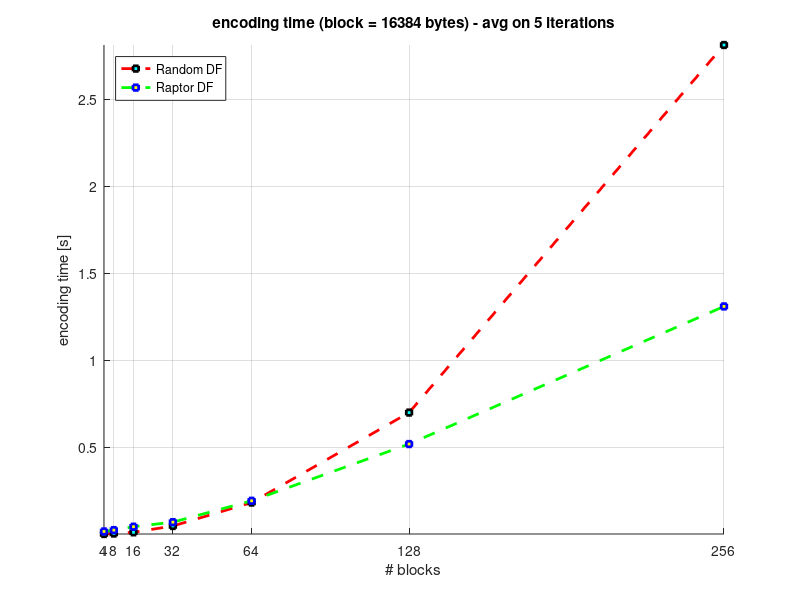
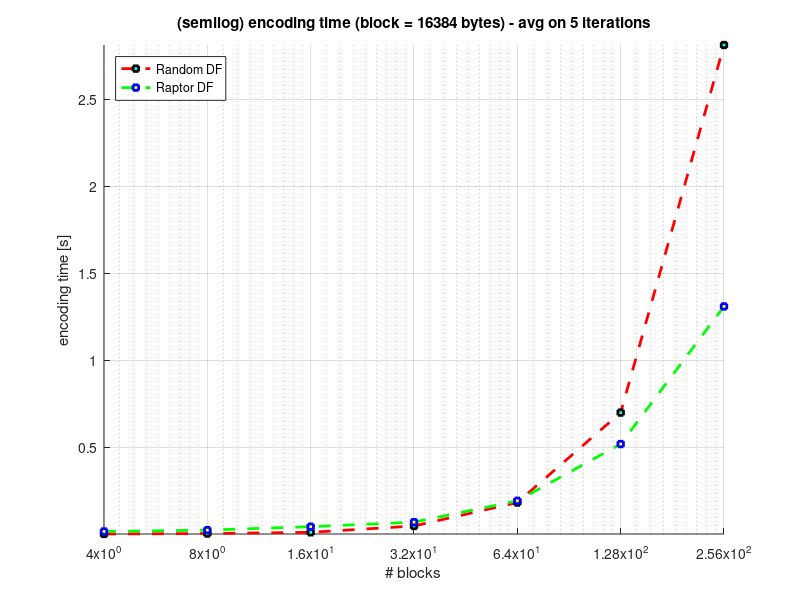
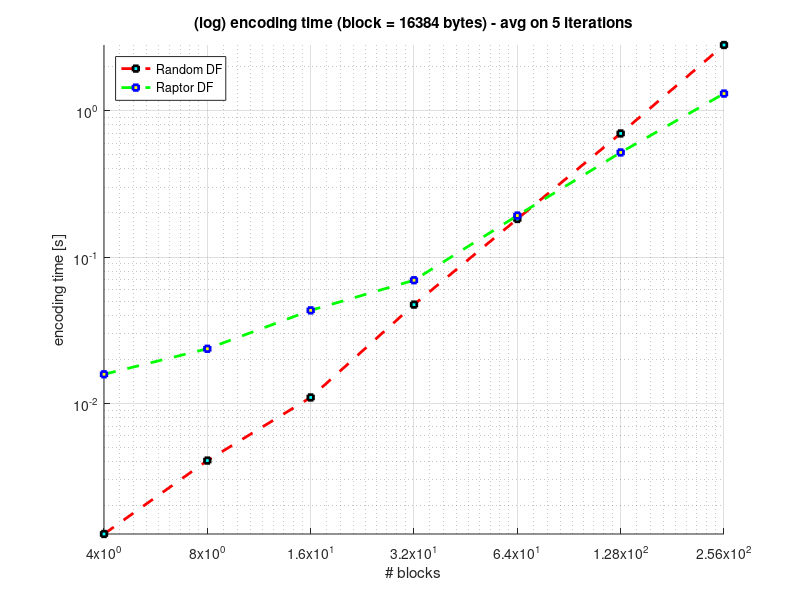
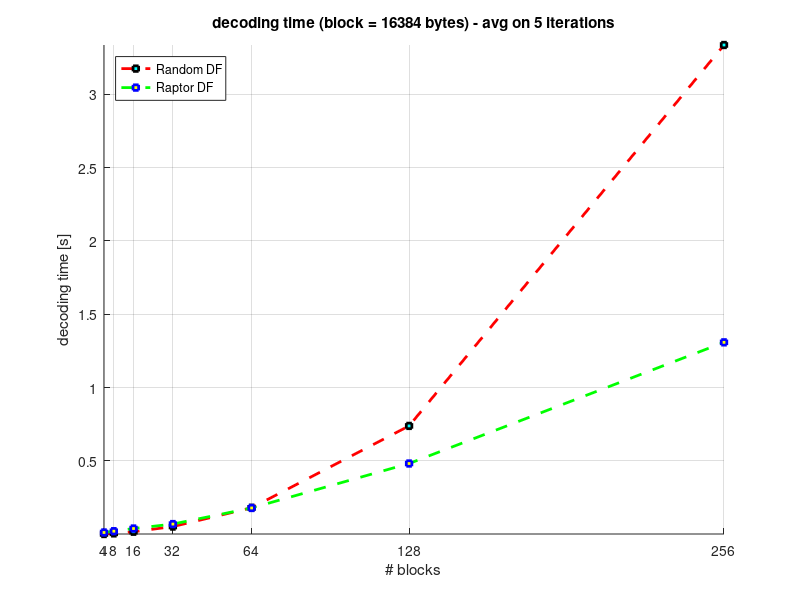

MATLAB code to generate these figures, in order:
        piecesize = [65536, 131072, 262144, 524288, 1048576, 2097152, 4194304];
        blocks = [4, 8, 16, 32, 64, 128, 256];
        
        t_enc_mean_rdf = [0.001279926300048828, 0.0040645960605505743, 0.010970620023125752, 0.047288937038845479, 0.18199445230977518, 0.69896194448908955, 2.811273238860684];
        t_enc_mean_raptor = [0.015799903869628908, 0.023599958419799803, 0.043200159072875978, 0.069399976730346674, 0.19200005531311035, 0.51819992065429688, 1.3089998245239258];
        t_dec_mean_rdf = [0.001280059814453125, 0.0054667641418148774, 0.016772602003876352, 0.051959509801382975, 0.17994005845698999, 0.73848494153827438, 3.3364178854803273];
        t_dec_mean_raptor = [0.011600112915039063, 0.020400047302246094, 0.03859987258911133, 0.068999958038330075, 0.17879986763000488, 0.48200011253356934, 1.3083999633789063];
        ovh_mean_rdf = [55.0, 20.0, 12.5, 8.75, 1.5625, 0.46875, 1.25];
        ovh_mean_raptor = [0.0, 0.0, 0.0, 0.0, 0.0, 0.0, 0.0];
        ovh_mean_rr = [0.0, 0.0, 0.0, 0.0, 0.0, 0.0, 0.0];
        
        figure
        hold on
        plot(blocks,t_enc_mean_rdf,'--rs','LineWidth',2,'MarkerEdgeColor','k','MarkerFaceColor','c','MarkerSize',4)
        plot(blocks,t_enc_mean_raptor,'--gs','LineWidth',2,'MarkerEdgeColor','b','MarkerFaceColor','y','MarkerSize',4)
        set(gca,'XTick',blocks)   
        ylabel('encoding time [s]')
        xlabel('# blocks')
        title('encoding time (block = 16384 bytes) - avg on 5 iterations')
        h = legend('Random DF','Raptor DF','Location','NorthWest');
        set(h,'Interpreter','none')
        axis tight
        grid on
        
        figure
        hold on
        plot(blocks,t_enc_mean_rdf,'--rs','LineWidth',2,'MarkerEdgeColor','k','MarkerFaceColor','c','MarkerSize',4)
        plot(blocks,t_enc_mean_raptor,'--gs','LineWidth',2,'MarkerEdgeColor','b','MarkerFaceColor','y','MarkerSize',4)
        set(gca,'XTick',blocks)  
        set(gca,'XScale','Log') 
        ylabel('encoding time [s]')
        xlabel('# blocks')
        title('(semilog) encoding time (block = 16384 bytes) - avg on 5 iterations')
        h = legend('Random DF','Raptor DF','Location','NorthWest');
        set(h,'Interpreter','none')
        axis tight
        grid on
        
        figure
        hold on
        plot(blocks,t_enc_mean_rdf,'--rs','LineWidth',2,'MarkerEdgeColor','k','MarkerFaceColor','c','MarkerSize',4)
        plot(blocks,t_enc_mean_raptor,'--gs','LineWidth',2,'MarkerEdgeColor','b','MarkerFaceColor','y','MarkerSize',4)
        set(gca,'XTick',blocks)  
        set(gca,'XScale','Log') 
        set(gca,'YScale','Log') 
        ylabel('encoding time [s]')
        xlabel('# blocks')
        title('(log) encoding time (block = 16384 bytes) - avg on 5 iterations')
        h = legend('Random DF','Raptor DF','Location','NorthWest');
        set(h,'Interpreter','none')
        axis tight
        grid on
        
        figure
        hold on
        plot(blocks,t_dec_mean_rdf,'--rs','LineWidth',2,'MarkerEdgeColor','k','MarkerFaceColor','c','MarkerSize',4)
        plot(blocks,t_dec_mean_raptor,'--gs','LineWidth',2,'MarkerEdgeColor','b','MarkerFaceColor','y','MarkerSize',4)
        set(gca,'XTick',blocks)   
        ylabel('decoding time [s]')
        xlabel('# blocks')
        title('decoding time (block = 16384 bytes) - avg on 5 iterations')
        h = legend('Random DF','Raptor DF','Location','NorthWest');
        set(h,'Interpreter','none')
        axis tight
        grid on
        
        figure
        hold on
        plot(blocks,t_dec_mean_rdf,'--rs','LineWidth',2,'MarkerEdgeColor','k','MarkerFaceColor','c','MarkerSize',4)
        plot(blocks,t_dec_mean_raptor,'--gs','LineWidth',2,'MarkerEdgeColor','b','MarkerFaceColor','y','MarkerSize',4)
        set(gca,'XTick',blocks) 
        set(gca,'XScale','Log')   
        ylabel('decoding time [s]')
        xlabel('# blocks')
        title('(semilog) decoding time (block = 16384 bytes) - avg on 5 iterations')
        h = legend('Random DF','Raptor DF','Location','NorthWest');
        set(h,'Interpreter','none')
        axis tight
        grid on
        
        figure
        hold on
        plot(blocks,t_dec_mean_rdf,'--rs','LineWidth',2,'MarkerEdgeColor','k','MarkerFaceColor','c','MarkerSize',4)
        plot(blocks,t_dec_mean_raptor,'--gs','LineWidth',2,'MarkerEdgeColor','b','MarkerFaceColor','y','MarkerSize',4)
        set(gca,'XTick',blocks) 
        set(gca,'XScale','Log')   
        set(gca,'YScale','Log') 
        ylabel('decoding time [s]')
        xlabel('# blocks')
        title('(log) decoding time (block = 16384 bytes) - avg on 5 iterations')
        h = legend('Random DF','Raptor DF','Location','NorthWest');
        set(h,'Interpreter','none')
        axis tight
        grid on
        
        figure
        hold on
        plot(blocks,ovh_mean_rr,'--rs','LineWidth',2,'MarkerEdgeColor','k','MarkerFaceColor','c','MarkerSize',4)
        set(gca,'XTick',blocks)    
        set(gca,'XScale','Log')   
        xlabel('# blocks')
        ylabel('overhead [%]')
        title('(semilog) overhead (# of block used/min # of blocks to decode) - loss pr: 0 - avg on 5 iterations')
        h = legend('Round Robin','Location','NorthWest');
        set(h,'Interpreter','none')
        axis tight
        grid on
        
        figure
        hold on
        plot(blocks,ovh_mean_rdf,'--rs','LineWidth',2,'MarkerEdgeColor','k','MarkerFaceColor','c','MarkerSize',4)
        plot(blocks,ovh_mean_raptor,'--gs','LineWidth',2,'MarkerEdgeColor','b','MarkerFaceColor','y','MarkerSize',4)
        set(gca,'XTick',blocks)     
        xlabel('# blocks')
        ylabel('overhead [%]')
        title('overhead (# of block used/min # of blocks to decode) - loss pr: 0 - avg on 5 iterations')
        h = legend('Random DF','Raptor DF','Location','NorthEast');
        set(h,'Interpreter','none')
        axis tight
        grid on
        
        figure
        hold on
        plot(blocks,ovh_mean_rdf,'--rs','LineWidth',2,'MarkerEdgeColor','k','MarkerFaceColor','c','MarkerSize',4)
        plot(blocks,ovh_mean_raptor,'--gs','LineWidth',2,'MarkerEdgeColor','b','MarkerFaceColor','y','MarkerSize',4)
        set(gca,'XTick',blocks)    
        set(gca,'XScale','Log')   
        xlabel('# blocks')
        ylabel('overhead [%]')
        title('(semilog) overhead (# of block used/min # of blocks to decode) - loss pr: 0 - avg on 5 iterations')
        h = legend('Random DF','Raptor DF','Location','NorthEast');
        set(h,'Interpreter','none')
        axis tight
        grid on
        
        figure
        hold on
        plot(blocks,ovh_mean_rr,'--bs','LineWidth',2,'MarkerEdgeColor','b','MarkerFaceColor','r','MarkerSize',4)
        plot(blocks,ovh_mean_rdf,'--rs','LineWidth',2,'MarkerEdgeColor','k','MarkerFaceColor','c','MarkerSize',4)
        plot(blocks,ovh_mean_raptor,'--gs','LineWidth',2,'MarkerEdgeColor','b','MarkerFaceColor','y','MarkerSize',4)
        set(gca,'XTick',blocks)    
        set(gca,'XScale','Log')   
        xlabel('# blocks')
        ylabel('overhead [%]')
        title('(semilog) overhead (# of block used/min # of blocks to decode) - loss pr: 0 - avg on 5 iterations')
        h = legend('Round Robin','Random DF','Raptor DF','Location','NorthWest');
        set(h,'Interpreter','none')
        axis tight
        grid on
        